Frame 1 (no input): blank canvas, image omitted
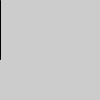
Frame 60 (the mouse pressed at the canvas centre just before this capture)
Frame 120 (the mouse held since frame 60 and released just before this capture): blank canvas, image omitted

The Processing sketch that drew this single still picture (run headless with seeded random() and noise(); from frame 60 on, the mouse is pressed at the canvas centre):

// Processing sketch: MBanks_PP2_2
// ── MBanks_PP2_2.pde
float x = 0;
float y = 0;

void setup() {
  size(100, 100);
}

void draw() {
  background(204);
  if (y <= 99) {
    line(0, 0, 0, y);
    x += 0;
    y += 1;
  }
}
